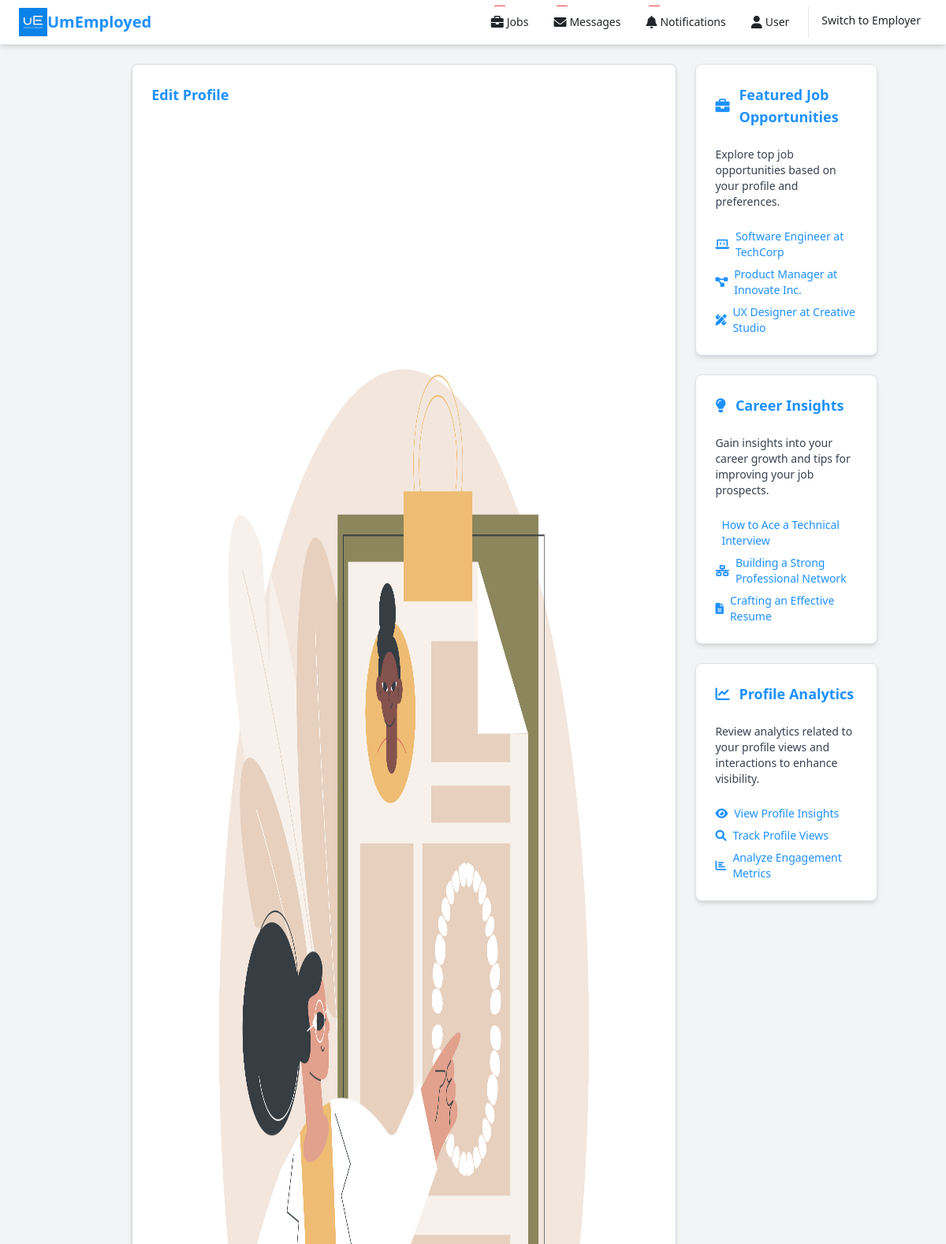
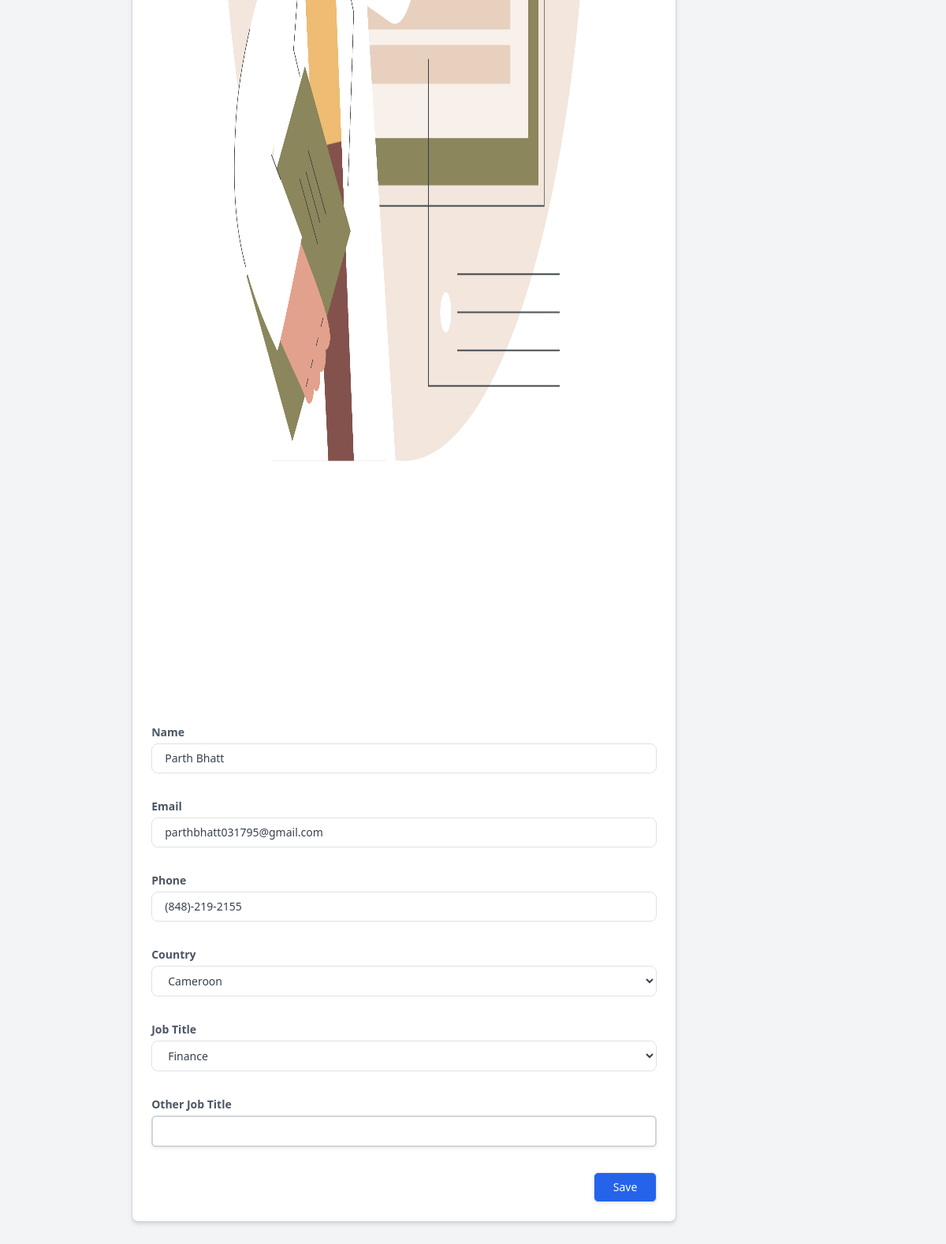
The page /accounts/user/upload/update-resume/ (signed in) on the database its author committed (2 pictures, top to bottom).
### resume/models.py (models this page shows, shortened)
class ContactInfo(models.Model):
    user = models.ForeignKey(User, on_delete=models.CASCADE)
    name = models.CharField(max_length=100)
    email = models.EmailField(max_length=254)
    phone = models.CharField(max_length=20)
    country = CountryField(default='CM')  # Default to 'CM' for Cameroon
    job_title = models.ForeignKey(SkillCategory, on_delete=models.SET_NULL, null=True, blank=True)

### resume/views.py (the view)
# urls.py: path('update-resume/', views.update_resume, name='update-resume'),
@login_required
def update_resume(request):
    api_url = "http://localhost:8000/job/execute_input/"
    try:
        contact_info = ContactInfo.objects.get(user=request.user)
    except ContactInfo.DoesNotExist:
        contact_info = None
    try:
        resume = Resume.objects.get(user=request.user)
    except Resume.DoesNotExist:
        resume = Resume(user=request.user)  # Create a new Resume object if not exists
        resume.save()
    if request.method == "POST":
        form = ContactInfoForm(request.POST, request.FILES, instance=contact_info)
        if form.is_valid():
            contact_info = form.save(commit=False)
            contact_info.user = request.user
            contact_info.save()
            job_title_id = request.POST.get("job_title")
            other_job_title = request.POST.get("other_job_title")
            if job_title_id:
                job_title = SkillCategory.objects.get(id=job_title_id).name  # Get job title name from ID
                resume.job_title = job_title
            elif other_job_title:
                response = requests.get(f"{api_url}?input_str={other_job_title}")
                if response.status_code == 200:
                    job_title = other_job_title  # Use the job title entered by the user
                    resume.job_title = job_title
            user=request.user
            user.is_applicant = True
            user.has_resume = True
            user.save()
            resume.save()
            messages.success(request, 'Resume updated successfully.')
            return redirect('dashboard')
        else:
            messages.error(request, f'Form is invalid. Errors: {form.errors}')
    else:
        form = ContactInfoForm(instance=contact_info)
    return render(request, 'resume/update_resume.html', {'form': form, 'api_url': api_url})

### resume/forms.py
class ContactInfoForm(forms.ModelForm):
    job_title = forms.ModelChoiceField(
        queryset=SkillCategory.objects.all(),
        required=False,
        widget=forms.Select(attrs={'class': 'form-control'}),
        empty_label='Select job title (or enter below)'
    )
    other_job_title = forms.CharField(
        required=False,
        widget=forms.TextInput(attrs={'class': 'form-control', 'placeholder': 'Enter job title if not in list'})
    )
    class Meta:
        model = ContactInfo
        fields = ['name', 'email', 'phone', 'country', 'job_title', 'other_job_title']

### resume/models.py (called while the page is built)
    def __str__(self):
        return self.name

### resume/templatetags/custom_filters.py (called while the page is built)
@register.filter(name='add_class')
def add_class(field, css):
    return field.as_widget(attrs={"class": css})

### users/context_processors.py (called while the page is built)
def add_company_to_context(request):
    if request.user.is_authenticated and request.user.has_company:
        try:
            company = Company.objects.get(user=request.user)
            return {
                'user_company': company
            }
        except Company.DoesNotExist:
            return {
                'user_company': None
            }
    return {}

### templates/resume/update_resume.html (shortened to what this page needs)
{% extends "resume/base.html" %}
{% load static %}
{% load custom_filters %}
{% block custom_css %}
    <script src="https://cdn.tailwindcss.com"></script>
    <link rel="stylesheet" href="{% static 'build/css/sidebar_recriuter.css' %}" />
    <link
      rel="stylesheet"
      href="https://cdnjs.cloudflare.com/ajax/libs/font-awesome/6.0.0-beta3/css/all.min.css"
    />
    <link rel="stylesheet" href="{% static 'build/css/header.css' %}" />
    <link
      rel="stylesheet"
      href="https://cdnjs.cloudflare.com/ajax/libs/font-awesome/6.0.0-beta3/css/all.min.css"
    />
{% endblock %}
{% block content %}
 <main class="p-4 md:p-6 lg:p-8 max-w-8xl mx-auto">
      <section class="flex flex-col lg:flex-row gap-6 lg:justify-center">
        <div
          class="bg-white sm:bg-white sm:border border-gray-300 rounded-lg sm:shadow-md lg:ml-20 p-6"
          style="flex: 0 0 60%"
        >
          <h2 class="text-[#1e90ff] font-semibold text-lg mb-4">
            Edit Profile
          </h2>
          <div class="mb-6 text-center">
            <img
              src="{% static 'build/pics/20769939_Sandy_Med-02_Single-03.jpg' %}"
              class="h-[60vh] w-full"
              alt="edit"
            />
          </div>
            <form class="bg-transparent" method="post" enctype="multipart/form-data" id="contact-info-form">
                <div class="grid grid-cols-1 gap-4">
                <div class="mb-2">
                    <label for="{{ form.name.id_for_label }}" class="block text-gray-600 font-semibold mb-1">Name</label>
                    {{ form.name|add_class:"border w-full rounded-lg px-3 py-2 text-gray-700 bg-transparent border-gray-300 focus:ring-1 focus:ring-blue-500" }}
                </div>
                <div class="mb-2">
                    <label for="{{ form.email.id_for_label }}" class="block text-gray-600 font-semibold mb-1">Email</label>
                    {{ form.email|add_class:"border w-full rounded-lg px-3 py-2 text-gray-700 bg-transparent border-gray-300 focus:ring-1 focus:ring-blue-500" }}
                </div>
                <div class="mb-2">
                    <label for="{{ form.phone.id_for_label }}" class="block text-gray-600 font-semibold mb-1">Phone</label>
                    {{ form.phone|add_class:"border w-full rounded-lg px-3 py-2 text-gray-700 bg-transparent border-gray-300 focus:ring-1 focus:ring-blue-500"  }}
                </div>
                <div class="mb-2">
                    <label for="{{ form.country.id_for_label }}" class="block text-gray-600 font-semibold mb-1">Country</label>
                    {{ form.country|add_class:"border w-full rounded-lg px-3 py-2 text-gray-700 bg-transparent border-gray-300 focus:ring-1 focus:ring-blue-500" }}
                </div>
                <div class="mb-2">
                    <label for="{{ form.job_title.id_for_label }}" class="block text-gray-600 font-semibold mb-1">Job Title</label>
                    {{ form.job_title|add_class:"border w-full rounded-lg px-3 py-2 text-gray-700 bg-transparent border-gray-300 focus:ring-1 focus:ring-blue-500" }}
                </div>
                <div class="mb-2">
                    <label for="other-job-title" class="block text-gray-600 font-semibold mb-1">Other Job Title</label>
                    <input type="text" id="other-job-title" name="other_job_title" class="block w-full border-2 border-gray-300 rounded-md shadow-sm py-2 px-3 focus:outline-none sm:text-sm" />
                </div>
                <div class="flex justify-end">
                    <button type="submit" id="save-info-btn" class="inline-flex items-center px-4 py-2 border border-transparent text-sm font-medium rounded-md shadow-sm text-white bg-blue-600 hover:bg-blue-700 focus:outline-none focus:ring-2 focus:ring-offset-2 focus:ring-blue-500">
                        Save
                    </button>
                </div>
                </div>
            </form>
        </div>
        <div class="flex-1 space-y-6" style="flex: 0 0 20%">
          <div class="bg-white border border-gray-300 rounded-lg shadow-md p-6">
            <h2
              class="text-[#1e90ff] font-semibold text-lg mb-4 flex items-center"
            >
              <i class="fas fa-briefcase mr-3 text-[#1e90ff]"></i>
              Featured Job Opportunities
            </h2>
            <p class="text-gray-700 mb-4">
              Explore top job opportunities based on your profile and
              preferences.
            </p>
            <ul class="list-none text-gray-700 space-y-2">
              <li>
                <a
                  href="#"
                  class="text-[#1e90ff] hover:underline flex items-center"
                  ><i class="fas fa-laptop-code mr-2"></i> Software Engineer at
                  TechCorp</a
                >
              </li>
              <li>
                <a
                  href="#"
                  class="text-[#1e90ff] hover:underline flex items-center"
                  ><i class="fas fa-project-diagram mr-2"></i> Product Manager
                  at Innovate Inc.</a
                >
              </li>
              <li>
                <a
                  href="#"
                  class="text-[#1e90ff] hover:underline flex items-center"
                  ><i class="fas fa-pencil-ruler mr-2"></i> UX Designer at
                  Creative Studio</a
                >
              </li>
            </ul>
          </div>
          <div class="bg-white border border-gray-300 rounded-lg shadow-md p-6">
            <h2
              class="text-[#1e90ff] font-semibold text-lg mb-4 flex items-center"
            >
              <i class="fas fa-lightbulb mr-3 text-[#1e90ff]"></i>
              Career Insights
            </h2>
            <p class="text-gray-700 mb-4">
              Gain insights into your career growth and tips for improving your
              job prospects.
            </p>
            <ul class="list-none text-gray-700 space-y-2">
              <li>
                <a
                  href="#"
                  class="text-[#1e90ff] hover:underline flex items-center"
                  > How to Ace a
                  Technical Interview</a
                >
              </li>
              <li>
                <a
                  href="#"
                  class="text-[#1e90ff] hover:underline flex items-center"
                  ><i class="fas fa-network-wired mr-2"></i> Building a Strong
                  Professional Network</a
                >
              </li>
              <li>
                <a
                  href="#"
                  class="text-[#1e90ff] hover:underline flex items-center"
                  ><i class="fas fa-file-alt mr-2"></i> Crafting an Effective
                  Resume</a
                >
              </li>
            </ul>
          </div>
          <div class="bg-white border border-gray-300 rounded-lg shadow-md p-6">
            <h2
              class="text-[#1e90ff] font-semibold text-lg mb-4 flex items-center"
            >
              <i class="fas fa-chart-line mr-3 text-[#1e90ff]"></i>
              Profile Analytics
            </h2>
            <p class="text-gray-700 mb-4">
              Review analytics related to your profile views and interactions to
              enhance visibility.
            </p>
            <ul class="list-none text-gray-700 space-y-2">
              <li>
                <a
                  href="#"
                  class="text-[#1e90ff] hover:underline flex items-center"
                  ><i class="fas fa-eye mr-2"></i> View Profile Insights</a
                >
              </li>
              <li>
                <a
                  href="#"
                  class="text-[#1e90ff] hover:underline flex items-center"
                  ><i class="fas fa-search mr-2"></i> Track Profile Views</a
                >
              </li>
              <li>
                <a
                  href="#"
                  class="text-[#1e90ff] hover:underline flex items-center"
                  ><i class="fas fa-bar-chart mr-2"></i> Analyze Engagement
                  Metrics</a
                >
              </li>
            </ul>
          </div>
        </div>
      </section>
    </main>
  </body>
</html>
{% endblock %}

### static/build/css/profile.css (style rules this page uses)
body { font-family: Helvetica, sans-serif; }

### rows shown on the page
ContactInfo: name "Parth Bhatt", email "parthbhatt031795@gmail.com", phone "(848)-219-2155", country "Cameroon", job_title "Finance"
